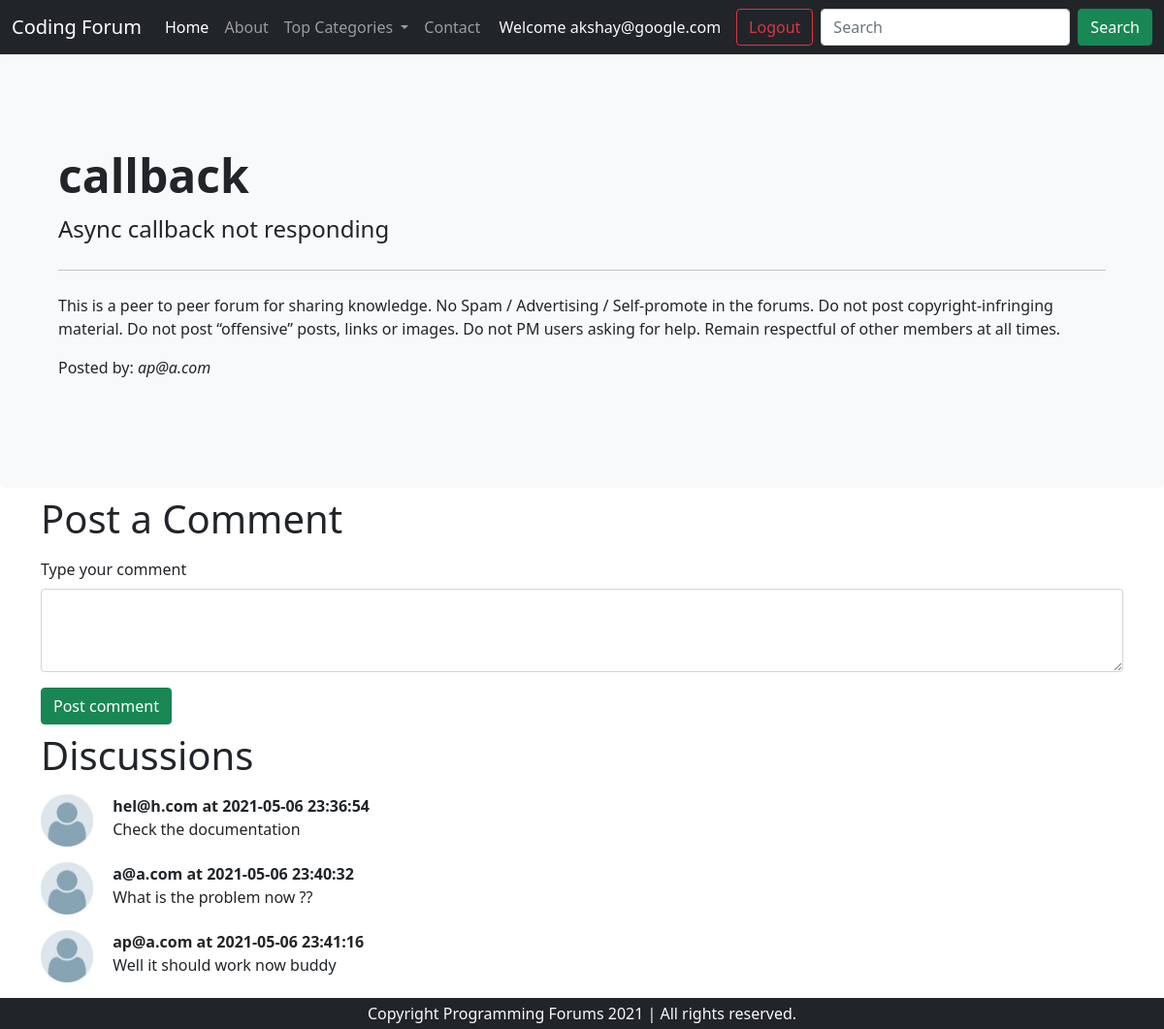
The app's page /thread.php?threadid=7 (signed in) with its own data.
### tables this page shows
CREATE TABLE `threads` (
  `t_id` int(7) NOT NULL,
  `t_title` varchar(255) NOT NULL,
  `t_desc` text NOT NULL,
  `t_cat_id` int(7) NOT NULL,
  `t_user_id` int(7) NOT NULL,
  `timestamp` datetime NOT NULL DEFAULT current_timestamp()
);

CREATE TABLE `users` (
  `sno` int(8) NOT NULL,
  `user_email` varchar(255) NOT NULL,
  `user_pass` varchar(255) NOT NULL,
  `timestamp` datetime NOT NULL DEFAULT current_timestamp()
);

CREATE TABLE `comments` (
  `comment_id` int(8) NOT NULL,
  `comment_content` text NOT NULL,
  `thread_id` int(8) NOT NULL,
  `comment_by` int(8) NOT NULL,
  `comment_time` datetime NOT NULL DEFAULT current_timestamp()
);

### thread.php (the view, shortened to what this page needs)
<!doctype html>
<html lang="en">
<head>
    <link href="https://cdn.jsdelivr.net/npm/bootstrap@5.0.0-beta3/dist/css/bootstrap.min.css" rel="stylesheet"
>
</head>
<body>
    <?php include 'partials/_dbconnect.php' ?>
    <?php include 'partials/_header.php' ?>
    <?php
    $id = $_GET['threadid'];
    $sql = "SELECT * FROM `threads` WHERE t_id=$id";
    $result = mysqli_query($conn, $sql);
    while($row = mysqli_fetch_assoc($result)){
        $title = $row['t_title'];
        $desc = $row['t_desc'];
        $thread_user_id = $row['t_user_id'];
        $sql2 = "select user_email from `users` where sno=$thread_user_id";
        $result2 = mysqli_query($conn, $sql2);
        $row2 = mysqli_fetch_assoc($result2);
        $posted_by = $row2['user_email'];
    }
    ?>
    <div class="p-5 bg-light rounded-3">
        <div class="container py-5">
            <h1 class="display-5 fw-bold"><?php echo $title;?></h1>
            <p class="col-md-8 fs-4">
                <?php echo $desc;?>
            </p>
            <hr class="my-4">
            <p>This is a peer to peer forum for sharing knowledge.
                No Spam / Advertising / Self-promote in the forums.
                Do not post copyright-infringing material.
                Do not post “offensive” posts, links or images.
                Do not PM users asking for help.
                Remain respectful of other members at all times.</p>
            <p>Posted by: <em><?php echo $posted_by;?></em></p>
        </div>
    </div>
    <?php
    if(isset($_SESSION['loggedin']) && $_SESSION['loggedin']==true){
        echo '<div class="container">
        <h1 class="py-2">
            Post a Comment
        </h1>
        <form action="'. $_SERVER['REQUEST_URI'] .'" method="post">
            <div class="mb-3">
                <label for="comment" class="form-label">Type your comment</label>
                <textarea class="form-control" id="comment" name="comment" rows="3"></textarea>
                <input type="hidden" name="sno" value="'.$_SESSION['sno'].'">
             </div>
            <button type="submit" class="btn btn-success">Post comment</button>
        </form>
    </div>';
    }
    ?>
    <div class="container mb-5">
        <h1 class="py-2">
            Discussions
        </h1>
        <?php
    $id = $_GET['threadid'];
    $sql = "SELECT * FROM `comments` WHERE thread_id =$id";
    $result = mysqli_query($conn, $sql);
    while($row = mysqli_fetch_assoc($result)){
        $content = $row['comment_content'];
        $time = $row['comment_time'];
        $thread_user_id = $row['comment_by'];
        $sql2 = "select user_email from `users` where sno=$thread_user_id";
        $result2 = mysqli_query($conn, $sql2);
        $row2 = mysqli_fetch_assoc($result2);
        echo '<div class="d-flex mb-3 mb-2">
            <div class="flex-shrink-0">
                <img src="/forum/img/user.jpg" width="54px" alt="...">
            </div>
            &nbsp;
            <div class="flex-grow-1 ms-3">
            <p class="fw-bold my-0">'.$row2['user_email'].' at '.$time.'</p>
                '. $content .'
            </div>
        </div>';
    }
    ?>
    </div>
    <?php include 'partials/_footer.php' ?>
</body>
</html>

### records on screen
threads: t_title "callback", t_desc "Async callback not responding"
users: user_email "ap@a.com"
comments: users.user_email "hel@h.com", comment_time "2021-05-06 23:36:54", comment_content "Check the documentation"
comments: users.user_email "a@a.com", comment_time "2021-05-06 23:40:32", comment_content "What is the problem now ??"
comments: users.user_email "ap@a.com", comment_time "2021-05-06 23:41:16", comment_content "Well it should work now buddy"

### other values on screen
$_SESSION['useremail'] "akshay@google.com"
